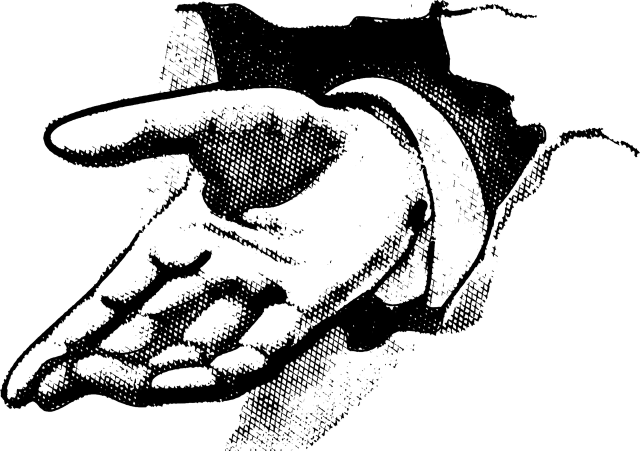
#> input picture Images/hand.png, 1280 x 901 px, found by its file name (shown at 1/2 size)
$ python PicToASCII.py
#> lines starting #> are read from the running program, lines starting #| are printed output that depends on the picture; after the words box and inside, x2 and y2 are one past the last pixel; in counts of white or black regions, pixels touching at a corner belong together
import cv2
import numpy
import math
import random
import os
#import Edgedetection

import numpy as numpy
from collections import Counter


# Funcao que calcula o valor T para aplicar threshold de uma imagem img
# utiliza-se do metodo de Otsu
def Thresholding_Otsu(img):
	nbins = 256
	pixel_counts  = Counter(img.ravel())
	counts = numpy.array([0 for x in range(256)])
	for c in sorted(pixel_counts):
		counts[c] = pixel_counts[c]
	p = counts/sum(counts)
	sigma_b = numpy.zeros((256,1))
	for t in range(nbins):
		q_L = sum(p[:t])
		q_H = sum(p[t:])
		if q_L ==0 or q_H == 0:
			continue

		miu_L = sum(numpy.dot(p[:t],numpy.transpose(numpy.matrix([i for i in range(t)]) )))/q_L
		miu_H = sum(numpy.dot(p[t:],numpy.transpose(numpy.matrix([i for i in range(t,256)]))))/q_H
		sigma_b[t] = q_L*q_H*(miu_L-miu_H)**2

	return numpy.argmax(sigma_b)

#Essa funcao pega uma imagem e realiza um dos 4 metodos de edge detection
# 1-L4- Aplica apenas o Laplacian filter 4 [0, 1, 0, 1, -4, 1, 0, 1, 0]
# 2-L8- Aplica apenas o Laplacian filter 8 [1, 1, 1, 1, -8, 1, 1, 1, 1]
# 3-G4- Aplica Gaussian filter e depois Laplacian 4
# 4-G8- Aplica Gaussian filter e depois Laplacian 8
# Todos os metodos no final passam por um Threshold com T sendo obtido atraves do metodo Otsu
# Com a definicao cv2.THRESH_BINARY_INV, a imagem ficara com o fundo branco e as bordas pretas

def Edgedetection(imgaux,op):

	img = imgaux.copy()
	# Laplacian Filter
	w4 = numpy.array([0, 1, 0, 1, -4, 1, 0, 1, 0])
	w8 = numpy.array([1, 1, 1, 1, -8, 1, 1, 1, 1])
	# gaussian image
	output_gaussian = cv2.GaussianBlur(img, (7,7), 2)


	if(op == "L4"):
		img = cv2.filter2D(img,-1,w4)
		ret,img = cv2.threshold(img,Thresholding_Otsu(img),255,cv2.THRESH_BINARY_INV)
	if(op == "L8"):
		img = cv2.filter2D(img,-1,w8)
		ret,img = cv2.threshold(img,Thresholding_Otsu(img),255,cv2.THRESH_BINARY_INV)
	if(op == "G4"):
		img = cv2.filter2D(output_gaussian,-1,w4)
		ret,img = cv2.threshold(img,Thresholding_Otsu(img),255,cv2.THRESH_BINARY_INV)
	if(op == "G8"):
		img = cv2.filter2D(output_gaussian,-1,w8)
		ret,img = cv2.threshold(img,Thresholding_Otsu(img),255,cv2.THRESH_BINARY_INV)

	return img

# Pegar inputs:

img = cv2.imread(os.path.join("Images","hand.png"), cv2.IMREAD_GRAYSCALE)
#> img is the input picture: shape (901, 1280); min 0, max 255, mean 193.4
if img is None:
	print("Could not load image");
	exit();

(img_hight,img_width) = img.shape;
#> img_hight = 901; img_width = 1280

print("Image information:")
print("\timg_hight: ", end="");
print(img_hight);
#| 901
print("\timg_width: ", end="");
print(img_width);
#| 1280
#a =  input();

pixel_multiplayer =1;

if( pixel_multiplayer < 1 ):
	pixel_multiplayer = 1;

if(pixel_multiplayer > 1):
	# Calculando as novas dimenções
	img_hight = math.floor(img_hight / pixel_multiplayer)
	img_width = math.floor(img_width / pixel_multiplayer)

	new_img = numpy.zeros((img_hight, img_width, 1), numpy.uint8);
	# Reescalando a imagem
	for y in range(0, img_hight):
		for x in range(0, img_width):
			pixel_sum = 0;
			for i in range(0, pixel_multiplayer):
				for j in range(0, pixel_multiplayer):
					pixel_sum += img[(y*pixel_multiplayer)+i][(x*pixel_multiplayer)+j];
			new_img[y][x] = pixel_sum/(pixel_multiplayer * pixel_multiplayer);

	print("Image new information:")
	print("\timg_hight: ", end="");
	print(img_hight);
	print("\timg_width: ", end="");
	print(img_width);
	cv2.imwrite("rescale.png", new_img)
	img = new_img;
#	a =  input();

# Processamento detectando bordas da imagem deveria acontecer aqui:
img = Edgedetection(img, "L8")
#> in Edgedetection, `output_gaussian = cv2.GaussianBlur(img, (7,7), 2)`:
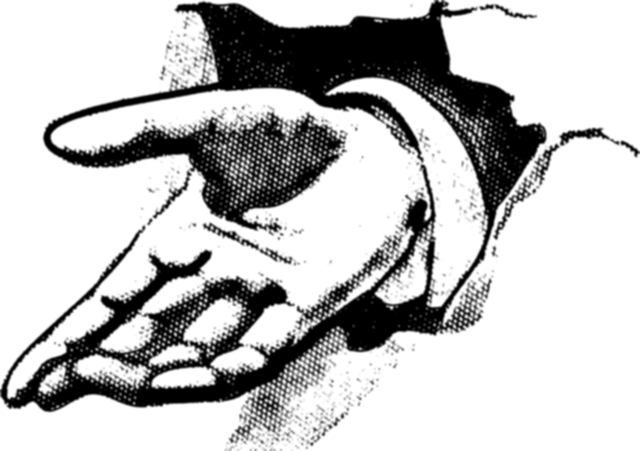
#> output_gaussian: shape (901, 1280) (shown at 1/2 size); min 0, max 255, mean 193.4
#> in Edgedetection, `img = cv2.filter2D(img,-1,w8)`:
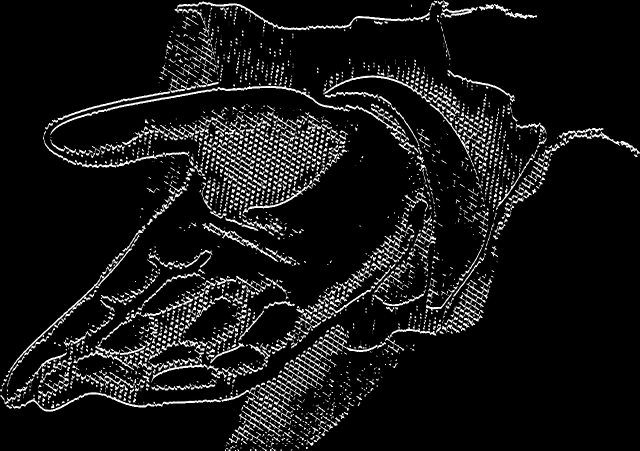
#> img: shape (901, 1280) (shown at 1/2 size); min 0, max 255, mean 21.3
#> in Thresholding_Otsu, `pixel_counts  = Counter(img.ravel())`: pixel_counts = 256 items
#> after the loop in Thresholding_Otsu, `for c in sorted(pixel_counts):`: counts = 256 values, max 988001 at index 0, min 89 at index 229, mean 4505
#> in Thresholding_Otsu, `p = counts/sum(counts)`: p = 256 values, max 0.857 at index 0, min 7.72e-05 at index 229, mean 0.00391
#> the loop in Thresholding_Otsu, `for t in range(nbins):` made 256 passes
#> (q_L, q_H, miu_L, miu_H) on passes 2 to 4: (0.857, 0.143, [[0]], [[148.8]]), (0.866, 0.134, [[0.0111]], [[159.4]]), (0.874, 0.126, [[0.0287]], [[169.1]])
#> after the loop in Thresholding_Otsu, `for t in range(nbins):`: sigma_b = 256 values, max 4400.6 at index 123, min 0 at index 0, mean 4204.4
#> in Edgedetection, `ret,img = cv2.threshold(img,Thresholding_Otsu(img),255,cv2.THRESH_BINA..`:
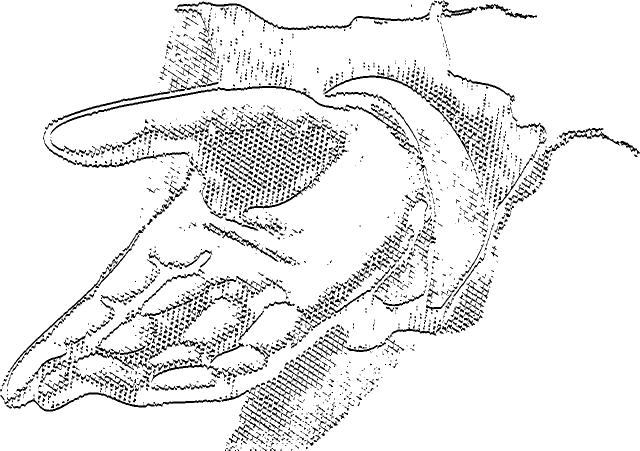
#> img: shape (901, 1280) (shown at 1/2 size); 91.8% white; 2626 black regions (1441 under 20 px), largest, box (x1, y1, x2, y2) and area: (101, 171, 700, 270) 2402, (23, 785, 442, 823) 1700, (104, 141, 392, 245) 1364
#> in Edgedetection, `ret,img = cv2.threshold(img,Thresholding_Otsu(img),255,cv2.THRESH_BINA..`: ret = 123
cv2.imwrite("edge.png", img)

# Carregando a lista de caracteres
char = cv2.imread(os.path.join("Font","32.png"), cv2.IMREAD_GRAYSCALE);
if( char is None ):
	print("Could not load image: 32.png");
	exit();
#> (the program exits here)

$ run again, with Images/boll.png copied over Images/hand.png
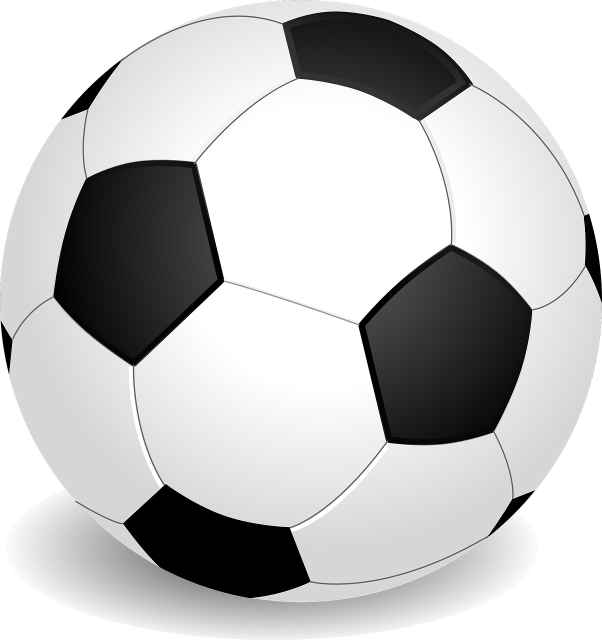
#> input picture Images/boll.png, 1204 x 1280 px, found by its file name (shown at 1/2 size)
#> img is the input picture: shape (1280, 1204); min 0, max 255, mean 194.9
#| 1280
#| 1204
#> in Edgedetection, `img = cv2.filter2D(img,-1,w8)`:
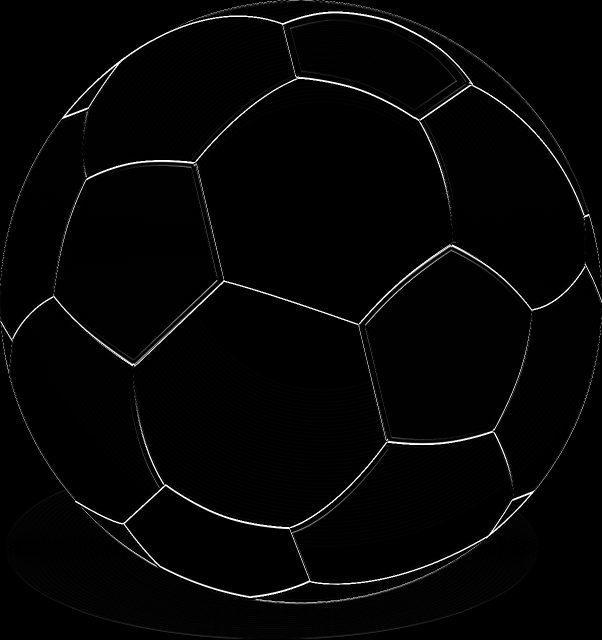
#> img: shape (1280, 1204) (shown at 1/2 size); min 0, max 255, mean 4.9
#> pixel_counts = 256 items
#> after the loop in Thresholding_Otsu, `for c in sorted(pixel_counts):`: counts = 256 values, max 1196455 at index 0, min 23 at index 243, mean 6020
#> p = 256 values, max 0.776 at index 0, min 1.49e-05 at index 243, mean 0.00391
#> the loop in Thresholding_Otsu, `for t in range(nbins):` made 256 passes
#> (q_L, q_H, miu_L, miu_H) on passes 2 to 4: (0.776, 0.224, [[0]], [[21.77]]), (0.816, 0.184, [[0.0486]], [[26.24]]), (0.858, 0.142, [[0.144]], [[33.42]])
#> after the loop in Thresholding_Otsu, `for t in range(nbins):`: sigma_b = 256 values, max 825.5 at index 119, min 0 at index 0, mean 753.4
#> in Edgedetection, `ret,img = cv2.threshold(img,Thresholding_Otsu(img),255,cv2.THRESH_BINA..`:
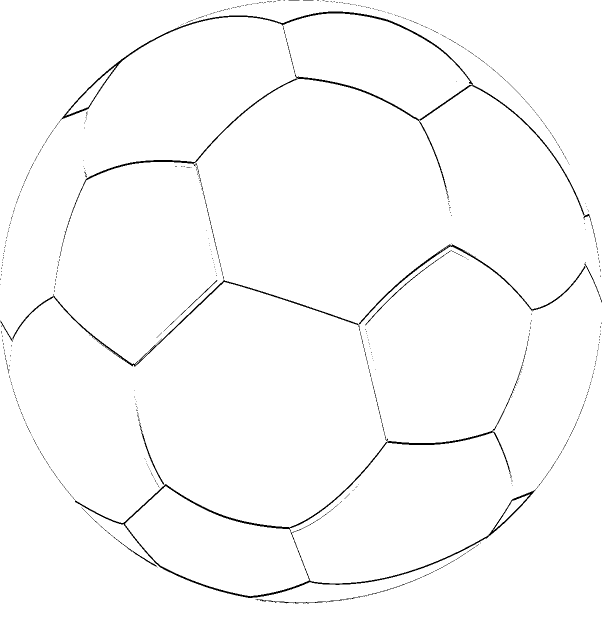
#> img: shape (1280, 1204) (shown at 1/2 size); 98.5% white; black in thin lines or dots
#> ret = 119
